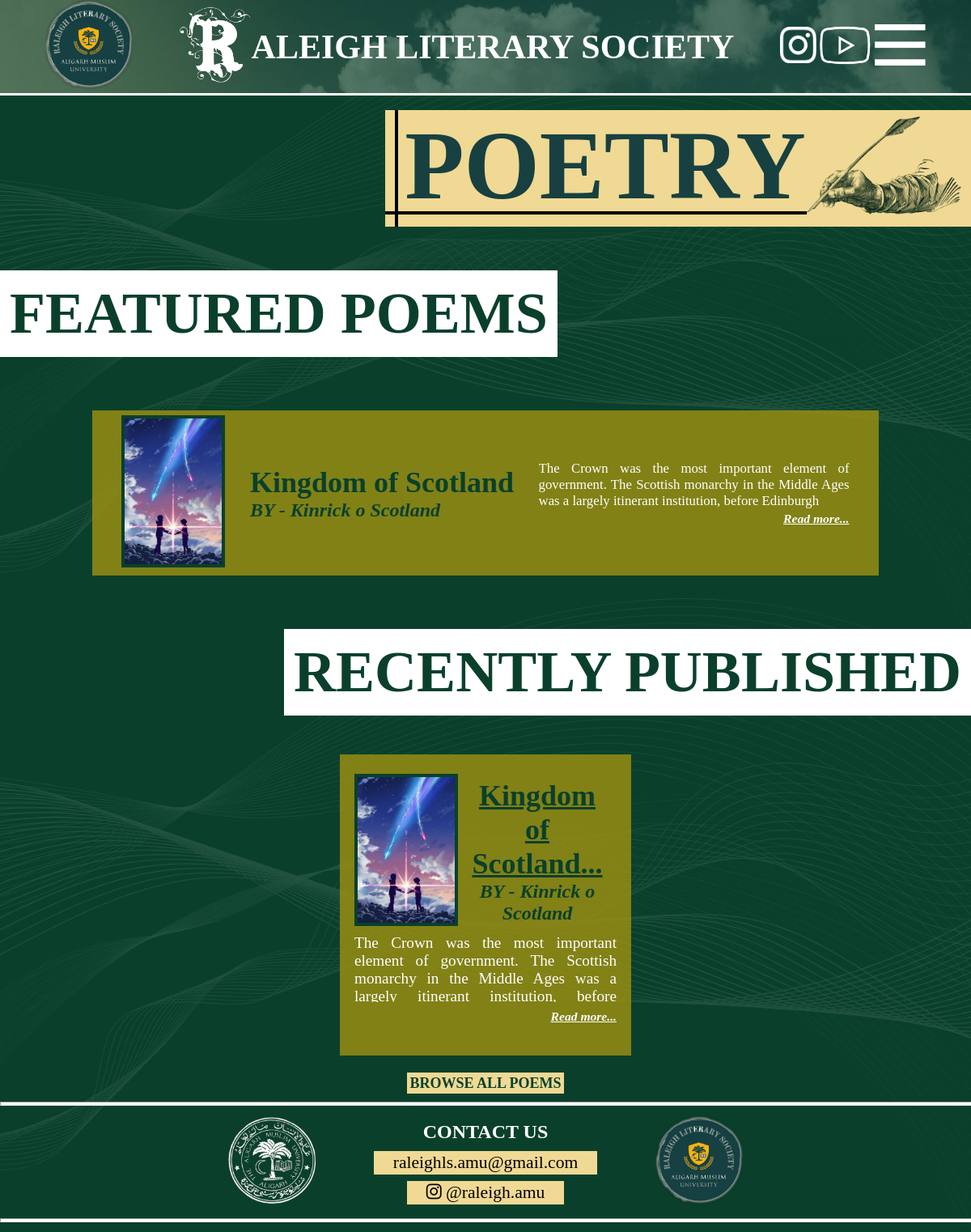
/RLS/poetry.php, run on the app's committed database.
### tables this page shows
CREATE TABLE `poems` (
  `poem_id` int(50) NOT NULL,
  `author` varchar(100) NOT NULL,
  `author_bio` varchar(1000) NOT NULL,
  `author_image` varchar(100) NOT NULL,
  `title` varchar(200) NOT NULL,
  `desc` varchar(300) NOT NULL,
  `poem` text NOT NULL,
  `featured` varchar(10) NOT NULL,
  `cover_image` varchar(200) NOT NULL,
  `publish_date` date NOT NULL,
  `timestamp` timestamp NOT NULL DEFAULT current_timestamp()
);

### RLS/poetry.php (the view, shortened to what this page needs)
<?php
require '../admin/dbconnect.php';
    ?>
<!DOCTYPE html>
<html lang="en">
<head>
    <link rel="stylesheet" href="./CSS/poetry.css">
</head>
<body>
    <div class="container">
        <h1 class="poetry">POETRY</h1>
        <div class="titlepng">
            <img src="./Images/3.png" alt="">
        </div>
    </div>
    <div class="container1">
        <h1 class="featured-works">FEATURED POEMS</h1>
        <?php
        $sql = "Select * from poems WHERE featured='YES' ORDER BY timestamp DESC limit 2 ";
        $result = mysqli_query($conn, $sql);
        while ($row1 = mysqli_fetch_assoc($result)) {
            $poem_part = substr($row1['poem'], 0, 150);
            $title_part = substr($row1['title'], 0, 30);
            echo '<div class="box1">
            <div class="image">
                <img src="../admin/upload/' . $row1['cover_image'] . '" alt="">
            </div>
                <div class="heading">
                    <p>' . $title_part . '</p>
                    <p class="creator"> BY - ' . $row1['author'] . '</p>
                </div>
                <div class="para">
                    <p>' . $poem_part . '</p>
                    <a href="./individual_poem.php?poem_id=' . $row1['poem_id'] . '" ><i>Read more...</i></a>
                </div>
        </div>';
        }
        ?>
    </div>
    <div class="container2">
        <h1 class="recently-published">RECENTLY PUBLISHED</h1>
        <div class="container3">
            <?php
            $sql = "Select * from poems ORDER BY timestamp DESC limit 6 ";
            $result = mysqli_query($conn, $sql);
            while ($row = mysqli_fetch_assoc($result)) {
                $poem_part = substr($row['poem'], 0, 150);
                $title_part = substr($row['title'], 0, 30);
                echo '
                <div class="box">
                    <div class="img-det">
                        <div class="box-img">
                            <img src="../admin/upload/' . $row['cover_image'] . '" alt="">
                        </div>
                        <div class="box-details">
                            <div class="box-heading">' . $title_part . '...</div>
                            <div class="box-creator">BY - ' . $row['author'] . '</div>
                        </div>
                    </div>
                    <div class="box-para">
                        <p>' . $poem_part . ' ...</p>
                        <a href="./individual_poem.php?poem_id=' . $row['poem_id'] . '">Read more...</a>
                    </div>
                </div>';
            }
            ?>
        </div>
        <div class="browse-btn-box">
            <a href="./explorepo.php" class="browse">BROWSE ALL POEMS</a>
        </div>
    </div>
</body>
</html>

### RLS/CSS/header.css (style rules this page uses)
* { margin: 0; padding: 0; text-decoration: none; }
img { width: 100%; }
a { text-decoration: none; }
.header { background: url(../Images/bg2.png); background-repeat: no-repeat; background-size: cover; border-bottom: .3vw solid white; display: flex; flex-wrap: nowrap; align-items: center; justify-content: space-evenly; }
.logo { width: 9vw; height: fit-content; }
.name { display: flex; flex-wrap: nowrap; align-items: center; justify-content: space-evenly; }
.r { width: 7.5vw; height: fit-content; }
.title { height: fit-content; align-items: center; }
.title h1 { font-size: 3.5vw; color: white; }
.links { width: 15vw; display: flex; align-items: center; justify-content: space-evenly; }
.insta { width: 5vw; display: inline-block; box-sizing: border-box; }
.youtube { width: 8vw; display: inline-block; box-sizing: border-box; }
.menu { width: 7vw; box-sizing: border-box; display: inline-block; }

### RLS/CSS/poetry.css (style rules this page uses)
* { margin: 0; padding: 0; text-decoration: none; }
hr { width: 100%; height: 0.25vw; color: white; background-color: white; }
body { background-color: #0a402b; background-image: url(../Images/ELEMENT.png); background-size: cover; background-repeat: repeat-y; }
img { width: 100%; }
.container { background-color: #efd994; float: right; margin: 1.5vw 0vw; padding: 0vw 1vw; height: 12vw; display: inline-flex; flex-wrap: nowrap; position: relative; }
.titlepng { width: 16vw; }
.container::before, .container::after { display: block; content: ''; position: absolute; height: .3vw; width: .3vw; background-color: #000; }
.container::after { width: 72%; inset: auto 0; top: 87%; }
.container::before { inset: 0 auto; height: 100%; }
.poetry { color: #184041; font-size: 10vw; display: inline-block; padding-left: 1vw; }
.featured-works { display: inline-block; font-size: 6vw; margin: 3vw 0vw; padding: 1vw; color: #0a402b; background-color: white; }
.box1 { height: 16vw; margin: 2.5vw auto; width: 80%; display: flex; padding: .5vw; background-color: rgb(159 146 17 / 80%); flex-wrap: nowrap; justify-content: space-evenly; align-items: center; }
.image img { border: .35vw solid #0a402b; height: 15vw; width: 10vw; }
.heading { font-size: 3vw; font-weight: bolder; color: #0a402b; }
.creator { font-size: 2vw; color: #0a402b; font-style: italic; }
.para { width: 40%; }
.para p { font-size: 1.4vw; overflow: hidden; margin-bottom: .25vw; text-align: justify; color: white; }
.para a { font-size: 1.3vw; font-weight: bolder; color: white; float: right; text-decoration: underline; }
.recently-published { display: inline-block; font-size: 6vw; margin: 3vw 0vw; padding: 1vw; color: #0a402b; float: right; background-color: white; }
.container3 { display: flex; justify-content: space-evenly; flex-wrap: wrap; width: 95%; margin: auto; }
.box { box-sizing: border-box; width: 30vw; margin: 1vw; height: 31vw; padding: 1.5vw; text-align: center; background-color: rgb(159 146 17 / 80%); }
.img-det { display: flex; flex-wrap: nowrap; justify-content: space-evenly; align-items: center; }
.box-img { margin: auto; }
.box-img img { height: 15vw; width: 10vw; border: 0.35vw solid #0a402b; }
.box-details { height: fit-content; padding: 1vw; width: 17vw; box-sizing: border-box; }
.box-heading { font-size: 3vw; overflow-wrap: break-word; font-weight: bolder; color: #0a402b; text-decoration: underline; }
.box-creator { font-size: 2vw; font-weight: bold; color: #0a402b; font-style: italic; }
.box-para { height: 11vw; font-size: 1.6vw; }
.box-para p { overflow: hidden; max-height: 7vw; margin-bottom: .75vw; color: white; text-align: justify; }
.box-para a { display: block; font-weight: bold; color: white; font-style: italic; font-size: 1.3vw; text-align: right; text-decoration: underline; }
.browse-btn-box { margin: 1vw; text-align: center; }
.browse-btn-box a { text-align: center; color: #0a402b; background-color: #efd994; font-size: 1.5vw; padding: .25vw; font-weight: bolder; border-radius: 0 0 0 0; margin: 1vw 1vw; }

### data on the page
poems: cover_image (picture), title "Kingdom of Scotland", author "Kinrick o Scotland", poem "The Crown was the most important element of government. The Scottish monarchy in the Middle Ages was a largely itinerant institution, before Edinburgh", poem "The Crown was the most important element of government. The Scottish monarchy in the Middle Ages was a largely itinerant institution, before…"
